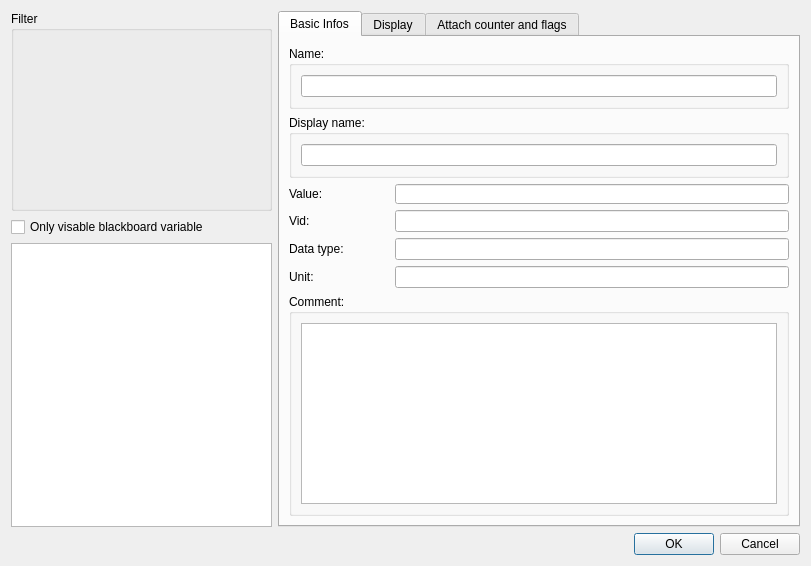
<?xml version="1.0" encoding="UTF-8"?>
<ui version="4.0">
 <class>BlackboardInternalDialog</class>
 <widget class="QDialog" name="BlackboardInternalDialog">
  <property name="geometry">
   <rect>
    <x>0</x>
    <y>0</y>
    <width>811</width>
    <height>566</height>
   </rect>
  </property>
  <property name="windowTitle">
   <string>Blackboard internals</string>
  </property>
  <property name="windowIcon">
   <iconset resource="../Icons.qrc">
    <normaloff>:/Icons/car.png</normaloff>:/Icons/car.png</iconset>
  </property>
  <layout class="QVBoxLayout" name="verticalLayout_11">
   <item>
    <layout class="QHBoxLayout" name="horizontalLayout_14" stretch="10,20">
     <item>
      <layout class="QVBoxLayout" name="verticalLayout_10" stretch="0,0,0">
       <item>
        <widget class="ConfigFilter" name="FilterGroupBox">
         <property name="minimumSize">
          <size>
           <width>0</width>
           <height>200</height>
          </size>
         </property>
         <property name="title">
          <string>Filter</string>
         </property>
        </widget>
       </item>
       <item>
        <widget class="QCheckBox" name="OnlyVisableCheckBox">
         <property name="text">
          <string>Only visable blackboard variable</string>
         </property>
        </widget>
       </item>
       <item>
        <widget class="QListWidget" name="VariableListWidget">
         <property name="minimumSize">
          <size>
           <width>0</width>
           <height>0</height>
          </size>
         </property>
         <property name="maximumSize">
          <size>
           <width>16777215</width>
           <height>16777215</height>
          </size>
         </property>
         <property name="uniformItemSizes">
          <bool>true</bool>
         </property>
         <property name="sortingEnabled">
          <bool>true</bool>
         </property>
        </widget>
       </item>
      </layout>
     </item>
     <item>
      <widget class="QTabWidget" name="InfosTabWidget">
       <property name="maximumSize">
        <size>
         <width>16777215</width>
         <height>16777215</height>
        </size>
       </property>
       <property name="currentIndex">
        <number>0</number>
       </property>
       <widget class="QWidget" name="BasicInfosTab">
        <attribute name="title">
         <string>Basic Infos</string>
        </attribute>
        <layout class="QVBoxLayout" name="verticalLayout_4">
         <item>
          <widget class="QGroupBox" name="NamegroupBox">
           <property name="title">
            <string>Name:</string>
           </property>
           <layout class="QVBoxLayout" name="verticalLayout_3">
            <item>
             <widget class="QLineEdit" name="NameLineEdit">
              <property name="readOnly">
               <bool>true</bool>
              </property>
             </widget>
            </item>
           </layout>
          </widget>
         </item>
         <item>
          <widget class="QGroupBox" name="DisplayNameGroupBox">
           <property name="title">
            <string>Display name:</string>
           </property>
           <layout class="QVBoxLayout" name="verticalLayout_2">
            <item>
             <widget class="QLineEdit" name="DisplayNameLineEdit">
              <property name="readOnly">
               <bool>true</bool>
              </property>
             </widget>
            </item>
           </layout>
          </widget>
         </item>
         <item>
          <layout class="QHBoxLayout" name="horizontalLayout_15">
           <item>
            <widget class="QLabel" name="label_14">
             <property name="minimumSize">
              <size>
               <width>100</width>
               <height>0</height>
              </size>
             </property>
             <property name="text">
              <string>Value:</string>
             </property>
            </widget>
           </item>
           <item>
            <widget class="TextValueInput" name="ValueLineEdit">
             <property name="maximumSize">
              <size>
               <width>16777215</width>
               <height>20</height>
              </size>
             </property>
             <property name="readOnly">
              <bool>true</bool>
             </property>
            </widget>
           </item>
          </layout>
         </item>
         <item>
          <layout class="QHBoxLayout" name="horizontalLayout">
           <item>
            <widget class="QLabel" name="label">
             <property name="minimumSize">
              <size>
               <width>100</width>
               <height>0</height>
              </size>
             </property>
             <property name="text">
              <string>Vid:</string>
             </property>
            </widget>
           </item>
           <item>
            <widget class="QLineEdit" name="VidLineEdit">
             <property name="readOnly">
              <bool>true</bool>
             </property>
            </widget>
           </item>
          </layout>
         </item>
         <item>
          <layout class="QHBoxLayout" name="horizontalLayout_2">
           <item>
            <widget class="QLabel" name="label_2">
             <property name="minimumSize">
              <size>
               <width>100</width>
               <height>0</height>
              </size>
             </property>
             <property name="text">
              <string>Data type:</string>
             </property>
            </widget>
           </item>
           <item>
            <widget class="QLineEdit" name="DataTypeLineEdit">
             <property name="readOnly">
              <bool>true</bool>
             </property>
            </widget>
           </item>
          </layout>
         </item>
         <item>
          <layout class="QHBoxLayout" name="horizontalLayout_3">
           <item>
            <widget class="QLabel" name="label_4">
             <property name="minimumSize">
              <size>
               <width>100</width>
               <height>0</height>
              </size>
             </property>
             <property name="text">
              <string>Unit:</string>
             </property>
            </widget>
           </item>
           <item>
            <widget class="QLineEdit" name="UnitLineEdit">
             <property name="readOnly">
              <bool>true</bool>
             </property>
            </widget>
           </item>
          </layout>
         </item>
         <item>
          <widget class="QGroupBox" name="CommentGroupBox">
           <property name="title">
            <string>Comment:</string>
           </property>
           <layout class="QVBoxLayout" name="verticalLayout">
            <item>
             <widget class="QPlainTextEdit" name="CommentPlainTextEdit">
              <property name="readOnly">
               <bool>true</bool>
              </property>
             </widget>
            </item>
           </layout>
          </widget>
         </item>
        </layout>
       </widget>
       <widget class="QWidget" name="DisplayTab">
        <attribute name="title">
         <string>Display</string>
        </attribute>
        <layout class="QVBoxLayout" name="verticalLayout_6">
         <item>
          <layout class="QHBoxLayout" name="horizontalLayout_4">
           <item>
            <widget class="QLabel" name="label_6">
             <property name="minimumSize">
              <size>
               <width>100</width>
               <height>0</height>
              </size>
             </property>
             <property name="text">
              <string>Min Display Range:</string>
             </property>
            </widget>
           </item>
           <item>
            <widget class="TextValueInput" name="MinLineEdit">
             <property name="maximumSize">
              <size>
               <width>16777215</width>
               <height>20</height>
              </size>
             </property>
             <property name="readOnly">
              <bool>true</bool>
             </property>
            </widget>
           </item>
          </layout>
         </item>
         <item>
          <layout class="QHBoxLayout" name="horizontalLayout_5">
           <item>
            <widget class="QLabel" name="label_7">
             <property name="minimumSize">
              <size>
               <width>100</width>
               <height>0</height>
              </size>
             </property>
             <property name="text">
              <string>Max Display Range:</string>
             </property>
            </widget>
           </item>
           <item>
            <widget class="TextValueInput" name="MaxLineEdit">
             <property name="maximumSize">
              <size>
               <width>16777215</width>
               <height>20</height>
              </size>
             </property>
             <property name="readOnly">
              <bool>true</bool>
             </property>
            </widget>
           </item>
          </layout>
         </item>
         <item>
          <layout class="QHBoxLayout" name="horizontalLayout_6">
           <item>
            <widget class="QLabel" name="label_8">
             <property name="minimumSize">
              <size>
               <width>100</width>
               <height>0</height>
              </size>
             </property>
             <property name="text">
              <string>Width:</string>
             </property>
            </widget>
           </item>
           <item>
            <widget class="QLineEdit" name="WidthLineEdit">
             <property name="readOnly">
              <bool>true</bool>
             </property>
            </widget>
           </item>
          </layout>
         </item>
         <item>
          <layout class="QHBoxLayout" name="horizontalLayout_7">
           <item>
            <widget class="QLabel" name="label_9">
             <property name="minimumSize">
              <size>
               <width>100</width>
               <height>0</height>
              </size>
             </property>
             <property name="text">
              <string>Prec:</string>
             </property>
            </widget>
           </item>
           <item>
            <widget class="QLineEdit" name="PrecLineEdit">
             <property name="readOnly">
              <bool>true</bool>
             </property>
            </widget>
           </item>
          </layout>
         </item>
         <item>
          <layout class="QHBoxLayout" name="horizontalLayout_8">
           <item>
            <widget class="QLabel" name="label_10">
             <property name="minimumSize">
              <size>
               <width>100</width>
               <height>0</height>
              </size>
             </property>
             <property name="text">
              <string>Step type:</string>
             </property>
            </widget>
           </item>
           <item>
            <widget class="QLineEdit" name="StepTypeLineEdit">
             <property name="readOnly">
              <bool>true</bool>
             </property>
            </widget>
           </item>
          </layout>
         </item>
         <item>
          <layout class="QHBoxLayout" name="horizontalLayout_9">
           <item>
            <widget class="QLabel" name="label_11">
             <property name="minimumSize">
              <size>
               <width>100</width>
               <height>0</height>
              </size>
             </property>
             <property name="text">
              <string>Step:</string>
             </property>
            </widget>
           </item>
           <item>
            <widget class="TextValueInput" name="StepLineEdit">
             <property name="maximumSize">
              <size>
               <width>16777215</width>
               <height>20</height>
              </size>
             </property>
             <property name="readOnly">
              <bool>true</bool>
             </property>
            </widget>
           </item>
          </layout>
         </item>
         <item>
          <layout class="QHBoxLayout" name="horizontalLayout_10">
           <item>
            <widget class="QLabel" name="label_12">
             <property name="minimumSize">
              <size>
               <width>100</width>
               <height>0</height>
              </size>
             </property>
             <property name="text">
              <string>Color:</string>
             </property>
            </widget>
           </item>
           <item>
            <widget class="QLineEdit" name="ColorLineEdit">
             <property name="readOnly">
              <bool>true</bool>
             </property>
            </widget>
           </item>
          </layout>
         </item>
         <item>
          <layout class="QHBoxLayout" name="horizontalLayout_11">
           <item>
            <widget class="QLabel" name="label_13">
             <property name="minimumSize">
              <size>
               <width>100</width>
               <height>0</height>
              </size>
             </property>
             <property name="text">
              <string>Conversion type:</string>
             </property>
            </widget>
           </item>
           <item>
            <widget class="QLineEdit" name="ConversionTypeLineEdit">
             <property name="readOnly">
              <bool>true</bool>
             </property>
            </widget>
           </item>
          </layout>
         </item>
         <item>
          <widget class="QGroupBox" name="ConversionGroupBox">
           <property name="title">
            <string>Conversion:</string>
           </property>
           <layout class="QVBoxLayout" name="verticalLayout_5">
            <item>
             <widget class="QLineEdit" name="ConversionLineEdit">
              <property name="readOnly">
               <bool>true</bool>
              </property>
             </widget>
            </item>
           </layout>
          </widget>
         </item>
         <item>
          <spacer name="verticalSpacer">
           <property name="orientation">
            <enum>Qt::Vertical</enum>
           </property>
           <property name="sizeHint" stdset="0">
            <size>
             <width>20</width>
             <height>40</height>
            </size>
           </property>
          </spacer>
         </item>
        </layout>
       </widget>
       <widget class="QWidget" name="AttachCounterTab">
        <attribute name="title">
         <string>Attach counter and flags</string>
        </attribute>
        <layout class="QVBoxLayout" name="verticalLayout_8">
         <item>
          <layout class="QHBoxLayout" name="horizontalLayout_12">
           <item>
            <widget class="QLabel" name="label_3">
             <property name="minimumSize">
              <size>
               <width>150</width>
               <height>0</height>
              </size>
             </property>
             <property name="text">
              <string>Attach counter:</string>
             </property>
            </widget>
           </item>
           <item>
            <widget class="QLineEdit" name="AttachCounterLineEdit">
             <property name="readOnly">
              <bool>true</bool>
             </property>
            </widget>
           </item>
          </layout>
         </item>
         <item>
          <layout class="QHBoxLayout" name="horizontalLayout_13">
           <item>
            <widget class="QLabel" name="label_5">
             <property name="minimumSize">
              <size>
               <width>150</width>
               <height>0</height>
              </size>
             </property>
             <property name="text">
              <string>Unknown wait attach counter:</string>
             </property>
            </widget>
           </item>
           <item>
            <widget class="QLineEdit" name="UnknownWaitAttachCounterLineEdit">
             <property name="readOnly">
              <bool>true</bool>
             </property>
            </widget>
           </item>
          </layout>
         </item>
         <item>
          <widget class="QGroupBox" name="ProcessAttachCounterGroupBox">
           <property name="title">
            <string>Process attach counter</string>
           </property>
           <layout class="QVBoxLayout" name="verticalLayout_7">
            <item>
             <widget class="QTableWidget" name="ProcessAttachCounteTableWidget">
              <property name="editTriggers">
               <set>QAbstractItemView::NoEditTriggers</set>
              </property>
              <property name="rowCount">
               <number>64</number>
              </property>
              <property name="columnCount">
               <number>7</number>
              </property>
              <row/>
              <row/>
              <row/>
              <row/>
              <row/>
              <row/>
              <row/>
              <row/>
              <row/>
              <row/>
              <row/>
              <row/>
              <row/>
              <row/>
              <row/>
              <row/>
              <row/>
              <row/>
              <row/>
              <row/>
              <row/>
              <row/>
              <row/>
              <row/>
              <row/>
              <row/>
              <row/>
              <row/>
              <row/>
              <row/>
              <row/>
              <row/>
              <row/>
              <row/>
              <row/>
              <row/>
              <row/>
              <row/>
              <row/>
              <row/>
              <row/>
              <row/>
              <row/>
              <row/>
              <row/>
              <row/>
              <row/>
              <row/>
              <row/>
              <row/>
              <row/>
              <row/>
              <row/>
              <row/>
              <row/>
              <row/>
              <row/>
              <row/>
              <row/>
              <row/>
              <row/>
              <row/>
              <row/>
              <row/>
              <column/>
              <column/>
              <column/>
              <column/>
              <column/>
              <column/>
              <column/>
             </widget>
            </item>
           </layout>
          </widget>
         </item>
        </layout>
       </widget>
      </widget>
     </item>
    </layout>
   </item>
   <item>
    <widget class="QDialogButtonBox" name="buttonBox">
     <property name="orientation">
      <enum>Qt::Horizontal</enum>
     </property>
     <property name="standardButtons">
      <set>QDialogButtonBox::Cancel|QDialogButtonBox::Ok</set>
     </property>
    </widget>
   </item>
  </layout>
 </widget>
 <customwidgets>
  <customwidget>
   <class>TextValueInput</class>
   <extends>QLineEdit</extends>
   <header>TextValueInput.h</header>
  </customwidget>
  <customwidget>
   <class>ConfigFilter</class>
   <extends>QGroupBox</extends>
   <header>ConfigFilter.h</header>
   <container>1</container>
  </customwidget>
 </customwidgets>
 <resources>
  <include location="../Icons.qrc"/>
 </resources>
 <connections>
  <connection>
   <sender>buttonBox</sender>
   <signal>accepted()</signal>
   <receiver>BlackboardInternalDialog</receiver>
   <slot>accept()</slot>
   <hints>
    <hint type="sourcelabel">
     <x>248</x>
     <y>254</y>
    </hint>
    <hint type="destinationlabel">
     <x>157</x>
     <y>274</y>
    </hint>
   </hints>
  </connection>
  <connection>
   <sender>buttonBox</sender>
   <signal>rejected()</signal>
   <receiver>BlackboardInternalDialog</receiver>
   <slot>reject()</slot>
   <hints>
    <hint type="sourcelabel">
     <x>316</x>
     <y>260</y>
    </hint>
    <hint type="destinationlabel">
     <x>286</x>
     <y>274</y>
    </hint>
   </hints>
  </connection>
 </connections>
</ui>
